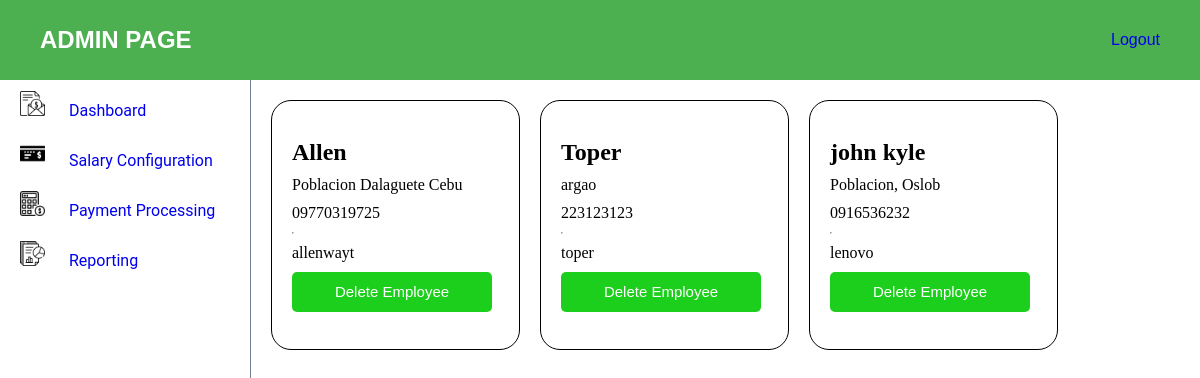
The app's page /admin-dashboard, older data.
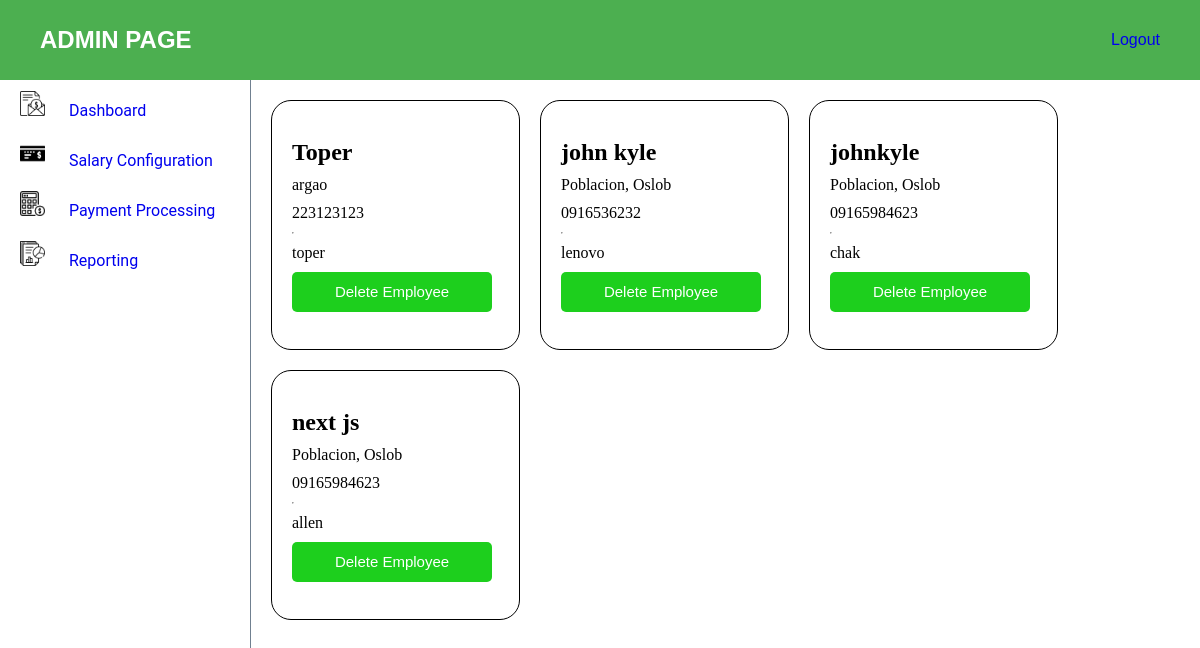
The same page, newer data.
### myapp/models.py (models this page shows, shortened)
class Employee(AbstractUser):
    name = models.CharField(max_length=255)
    email = models.EmailField()
    contact = models.CharField(max_length=15)
    address = models.TextField()
    username = models.CharField(max_length=255, unique=True)
    password = models.CharField(max_length=128)
    groups = models.ManyToManyField('auth.Group', related_name='employee_groups', blank=True)
    user_permissions = models.ManyToManyField('auth.Permission', related_name='employee_permissions', blank=True)

### myapp/views.py (the view)
# urls.py: path("admin-dashboard", views.admin_view, name="admin_view"),
def admin_view(request):
    employees = Employee.objects.all()
    return render(request, 'admin-view/admin.html', {
        'employees' : employees
    })

### myapp/templates/admin-view/admin.html (shortened to what this page needs)
{% load static %}
<!DOCTYPE html>
<html lang="en">
<head>
    <link rel="stylesheet" href="{% static 'css/navbar.css' %}">
    <link rel="stylesheet" href="{% static 'css/dashboard.css' %}">
    <link rel="stylesheet" href="{% static 'css/admin.css' %}">
    <link rel="stylesheet" href="{% static 'css/admin-dashboard.css' %}">
</head>
<body>
    <div class="admin-header">
        <h2>ADMIN PAGE</h2>
        <a href="{% url 'user_login' %}">Logout</a>
    </div>
    <div class="page-content">
        <aside class="aside-content">
            <ul class="aside-nav">
                <li class="aside-nav-items"><a href="{% url 'admin_view' %}">
                    <img class="sidenav-logo" src="{% static 'images/salary.png' %}" alt="logo">
                    Dashboard
                </a></li>
                <li class="aside-nav-items"><a href="{% url 'salary_config' %}">
                    <img class="sidenav-logo" src="{% static 'images/bank-check.png' %}" alt="logo">
                    Salary Configuration
                </a></li>
                <li class="aside-nav-items"><a href="{% url 'payment_proc' %}">
                    <img class="sidenav-logo" src="{% static 'images/calculator.png' %}" alt="logo">
                    Payment Processing
                </a></li>
                <li class="aside-nav-items"><a href="{% url 'reporting' %}">
                    <img class="sidenav-logo" src="{% static 'images/report.png' %}" alt="logo">
                    Reporting
                </a></li>
            </ul>
        </aside>
        <section class="admin-content">
            <div class="card-container">
                {% for employee in employees %}
                    <div class="card-content">
                        <h1>{{ employee.name }}</h1>
                        <p>{{ employee.address }}</p>
                        <p>{{ employee.contact }}</p>
                        <hr>
                        <p>{{ employee.username }}</p>
                        <a href="{% url 'delete_employee' username=employee.username %}"><button>Delete Employee</button></a>
                    </div>
                {% endfor %}
            </div>
        </section>
    </div>
</body>
</html>

### myapp/static/css/navbar.css (style rules this page uses)
* { box-sizing: border-box; padding: 0; margin: 0; }
.page-content { height: calc(100vh - 160px); width: 100vw; display: flex; flex-direction: row; }
.aside-content { height: calc(100vh - 80px); width: 250px; }
.aside-nav { display: flex; flex-direction: column; }
.aside-nav-items { list-style-type: none; width: 250px; height: 50px; display: flex; justify-content: flex-start; align-items: center; font-family: 'Roboto', sans-serif; color: black; align-self: flex-start; margin-left: 20px; }
.sidenav-logo { height: 25px; width: 25px; margin-right: 20px; }
a { text-decoration: none; }

### myapp/static/css/admin.css (style rules this page uses)
* { box-sizing: border-box; padding: 0; margin: 0; }
.admin-header { height: 80px; width: 100vw; background-color: #4CAF50; display: flex; justify-content: space-between; align-items: center; padding: 0 40px 0 40px; font-family: 'Popppins', sans-serif; color: white; }
.admin-content { height: calc(100vh - 80px); width: calc(100vw - 250px); border-left: solid 1px; border-color: slategray; overflow-y: auto; scrollbar-width: thin; scrollbar-color: #ccc #f0f0f0; }

### myapp/static/css/admin-dashboard.css (style rules this page uses)
* { box-sizing: border-box; margin: 0; padding: 0; }
.card-container { display: flex; flex-wrap: wrap; padding: 20px; gap: 20px; }
.card-content { height: 250px; width: 249px; border: solid black 1px; border-radius: 20px; display: flex; flex-direction: column; justify-content: center; align-items: flex-start; padding: 20px; gap: 10px; }
.card-content button { height: 40px; width: 200px; background-color: rgb(29, 207, 29); border-radius: 5px; color: white; border: none; cursor: pointer; font-size: 15px; }

Row changes from the older to the newer data that the page shows:
removed Employee: name "Allen", address "Poblacion Dalaguete Cebu", contact "09770319725", username "allenwayt"
added Employee: name "johnkyle", address "Poblacion, Oslob", contact "09165984623", username "chak"
added Employee: name "next js", address "Poblacion, Oslob", contact "09165984623", username "allen"
